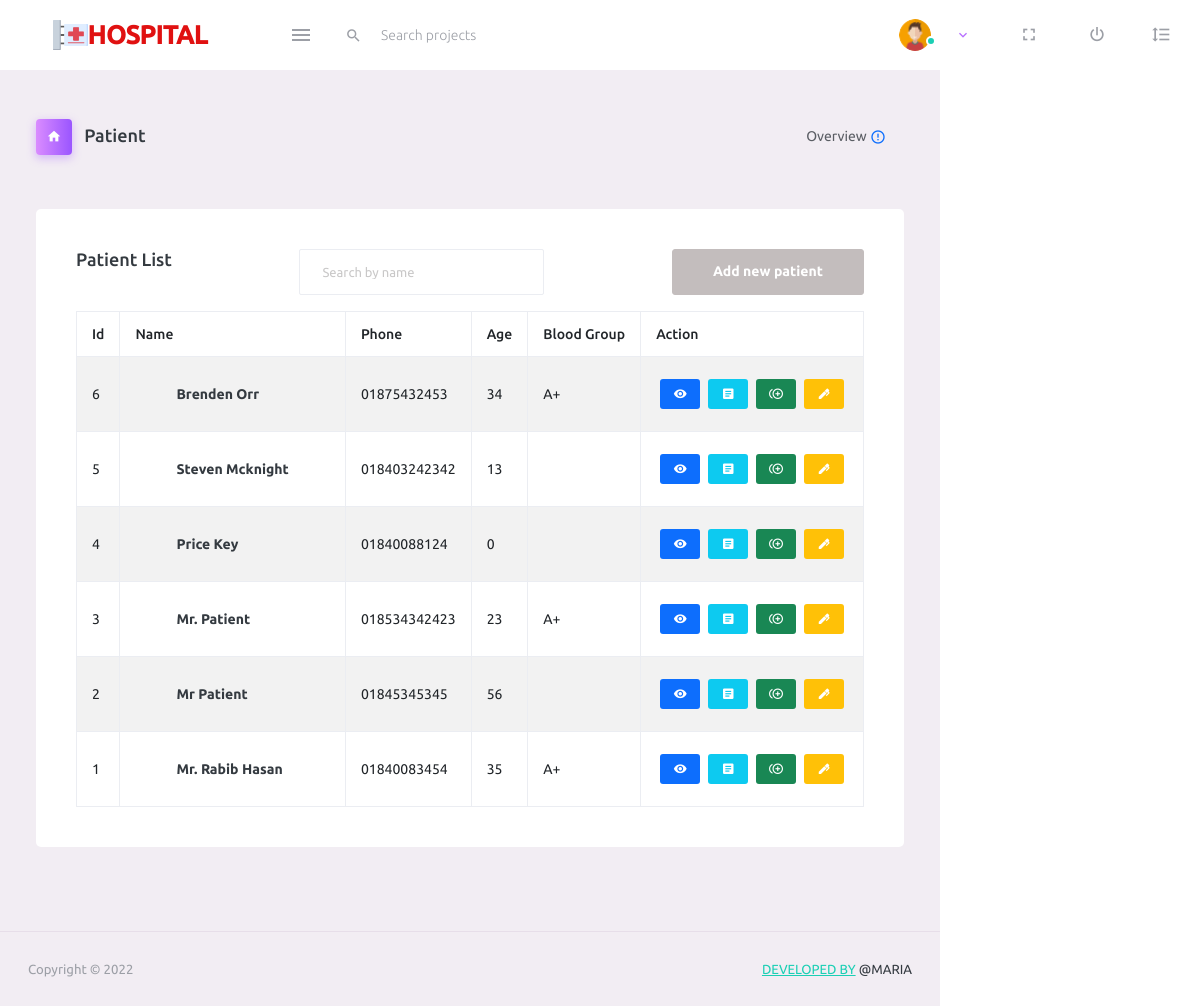
/pages/allpatient.php (signed in), run on the app's committed database.
### tables this page shows
CREATE TABLE `patient` (
  `id` int(11) NOT NULL,
  `name` varchar(40) NOT NULL,
  `father_or_husband_name` varchar(40) DEFAULT NULL,
  `mother_name` varchar(40) DEFAULT NULL,
  `religious` varchar(10) DEFAULT NULL,
  `nid` varchar(40) DEFAULT NULL,
  `blood_group` varchar(10) DEFAULT NULL,
  `nationality` varchar(20) DEFAULT NULL,
  `marital_status` enum('MARRIED','UNMARRIED','OTHERS') DEFAULT 'UNMARRIED',
  `phone` varchar(13) NOT NULL,
  `gender` varchar(10) NOT NULL,
  `age` varchar(3) NOT NULL,
  `relagius` varchar(10) DEFAULT NULL,
  `weight` int(11) DEFAULT NULL,
  `present_address` varchar(255) DEFAULT NULL,
  `permanent_address` varchar(255) DEFAULT NULL,
  `created_at` timestamp NOT NULL DEFAULT current_timestamp(),
  `created_by` int(11) DEFAULT NULL,
  `modified_at` timestamp NOT NULL DEFAULT '0000-00-00 00:00:00',
  `modified_by` int(11) DEFAULT NULL,
  `status` int(11) NOT NULL DEFAULT 1
);

### config.php (called while the page is built, shortened)
<?php
$baseurl = 'http://localhost:8080/';
?>

### lib/Crud.php (called while the page is built, shortened)
<?php
require_once('../config.php');
class Crud {
    public $connect;
    function __construct()
    {
        $this->connect = new mysqli(HOST,USER,PASS,DB_NAME);
    }
function find($singleSelect){
    $selectdata=$error=$msg=false;
    $numrows=0;
    $getdata=$this->connect->query($singleSelect);
            if($getdata){
            if($getdata->num_rows > 0){
                    while($singleData = $getdata->fetch_assoc()){
                        $data[] = $singleData;
                    }
                $selectdata=$data;
                $numrows=$getdata->num_rows;
                $msg="data found";
            }else{
                $msg="No data found";
                $error=$this->connect->error;
            }
        }else {
            $error=$this->connect->error;
        }
        return array("msg"=>$msg,"error"=>$error,"singledata"=>$selectdata,"numrows"=>$numrows);
}
}
?>

### pages/allpatient.php (the view, shortened to what this page needs)
<?php
require_once('../lib/Crud.php');
require_once('../include/header.php');
$mysqli = new Crud();
?>
<div class="container-scroller">
    <?php
        require_once('../include/navbar.php');
      ?>
    <div class="container-fluid page-body-wrapper">
        <div class="main-panel">
            <div class="content-wrapper">
                <div class="page-header">
                    <h3 class="page-title">
                        <span class="page-title-icon bg-gradient-primary text-white me-2">
                            <i class="mdi mdi-home"></i>
                        </span> Patient
                    </h3>
                    <nav aria-label="breadcrumb">
                        <ul class="breadcrumb">
                            <li class="breadcrumb-item active" aria-current="page">
                                <span></span>Overview <i
                                    class="mdi mdi-alert-circle-outline icon-sm text-primary align-middle"></i>
                            </li>
                        </ul>
                    </nav>
                </div>
                <?php
$allPatient = $mysqli->find("SELECT * FROM patient order by created_at DESC");
$patient = $allPatient["singledata"];
?>
                <div class="row mt-5" id="created_at">
                    <div class="col-12 grid-margin">
                        <div class="card">
                            <div class="card-body">
                                <div class="d-flex justify-content-between">
                                    <h4 class="card-title">Patient List</h4>
                                    <div class="search d-flex">
                                        <input type="text" class="form-control" placeholder="Search by name">
                                    </div>
                                    <a href="<?=$baseurl ?>/pages/patient.php"
                                        class="btn btn-secondary text-white font-weight-bold text-decoration-none">
                                        Add new patient
                                    </a>
                                </div>
                                <div class="table-responsive mt-3">
                                    <table class="table table-hover table-bordered table-striped">
                                        <thead>
                                            <tr>
                                                <th> Id </th>
                                                <th> Name</th>
                                                <th> Phone </th>
                                                <th> Age </th>
                                                <th> Blood Group </th>
                                                <th colspan="2"> Action </th>
                                            </tr>
                                        </thead>
                                        <tbody>
                                            <?php
                          if($allPatient['numrows'] > 0 ){
                          foreach ($patient as $p){?>
                                            <tr>
                                                <td><?= $p['id'] ?></td>
                                                <td>
                                                    <a class="btn"
                                                        href="<?=$baseurl ?>/pages/profile.php?patientid=<?= $p['id'] ?>">
                                                        <?= $p['name']?>
                                                    </a>
                                                </td>
                                                <td><?= $p['phone']?></td>
                                                <td><?= $p['age']?></td>
                                                <td>
                                                    <?= $p['blood_group']?>
                                                </td>
                                                <td>
                                                    <span class="d-flex justify-content-center">
                                                        <a title="Details"
                                                            href="<?= $baseurl ?>/pages/profile.php?patientid=<?= $p['id'] ?>"
                                                            class="btn-sm bg-primary text-white text-decoration-none m-1">
                                                            <i class=" mdi mdi-eye"></i>
                                                        </a>
                                                        <a title="Prescription"
                                                            href="<?= $baseurl ?>/pages/prescription.php?presid=<?= $p['id'] ?>"
                                                            class="btn-sm bg-info text-decoration-none text-white m-1">
                                                            <i class=" mdi mdi-file-document-box "></i>
                                                        </a>
                                                        <a title="Prescription"
                                                            href="<?= $baseurl ?>/pages/patient.php?phn=<?= $p['phone'] ?>"
                                                            class="btn-sm bg-success text-decoration-none text-white m-1">
                                                            <i class="mdi mdi-plus-circle-multiple-outline"></i>
                                                        </a>
                                                        <a title="Edit"
                                                            href="<?= $baseurl ?>/pages/editpatient.php?patientId=<?= $p['id'] ?>"
                                                            class="btn-sm bg-warning text-decoration-none text-white m-1">
                                                            <i class="mdi mdi-pen"></i>
                                                        </a>
                                                    </span>
                                                </td>
                                            </tr>
                                            <?php }}else{?>
                                            <tr>
                                                <td colspan="5">No Data Found</td>
                                            </tr>
                                            <?php } ?>
                                        </tbody>
                                    </table>
                                </div>
                            </div>
                        </div>
                    </div>
                </div>
            </div>
            <?php require_once('../include/footer.php') ?>

### include/header.php (shortened to what this page needs)
<?php
require_once('../config.php');
  if(isset($_SESSION['userdata'])){
    $usr = $_SESSION['userdata'];
  }
?>
<!DOCTYPE html>
<html lang="en">
  <head>
    <link rel="stylesheet" href="../assets/vendors/mdi/css/materialdesignicons.min.css">
    <link rel="stylesheet" href="../assets/vendors/css/vendor.bundle.base.css">
    <link rel="stylesheet" href="../assets/css/style.css" type="text/css">
    <link rel="stylesheet" href="../assets/css/app.css" type="text/css">
  </head>
  <body>

### include/navbar.php (shortened to what this page needs)
<nav class="navbar default-layout-navbar col-lg-12 col-12 p-0 fixed-top d-flex flex-row">
        <div class="text-center navbar-brand-wrapper d-flex align-items-center justify-content-center">
          <a class=" d-flex p-4 m-2 text-center text-decoration-none" href="<?=$baseurl?>">
            <img src="../assets/images/hospital-sign.png" alt="logo"  width="50px"  class="mt-2" style="width: 35px;height:30px"/>
            <h1 class="pt-2" style="font-weight:bolder;font-size:1.6rem; color:#e01111;">HOSPITAL</h1>
          </a>
        </div>
        <div class="navbar-menu-wrapper d-flex align-items-stretch">
          <button class="navbar-toggler navbar-toggler align-self-center" type="button" data-toggle="minimize">
            <span class="mdi mdi-menu"></span>
          </button>
          <div class="search-field d-none d-md-block">
            <form class="d-flex align-items-center h-100" action="#">
              <div class="input-group">
                <div class="input-group-prepend bg-transparent">
                  <i class="input-group-text border-0 mdi mdi-magnify"></i>
                </div>
                <input type="text" class="form-control bg-transparent border-0" placeholder="Search projects">
              </div>
            </form>
          </div>
          <ul class="navbar-nav navbar-nav-right">
            <li class="nav-item nav-profile dropdown">
              <a class="nav-link dropdown-toggle" id="profileDropdown" href="#" data-bs-toggle="dropdown" aria-expanded="false">
                <div class="nav-profile-img">
                <?php if($usr['avatar']!== null){ ?>
                <img src="../assets/images/avatar/<?= $usr['avatar'] ?>"  alt="" width="100px"/>
                <?php }else{  ?>
                  <img src="../assets/images/faces-clipart/pic-4.png"  alt="" width="100px"/>
                    <?php } ?>
                  <span class="availability-status online"></span>
                </div>
              </a>
            </li>
            <li class="nav-item d-none d-lg-block full-screen-link">
              <a class="nav-link">
                <i class="mdi mdi-fullscreen" id="fullscreen-button"></i>
              </a>
            </li>
            <li class="nav-item nav-logout d-none d-lg-block">
              <a class="nav-link" href="<?= $baseurl ?>/include/signout.php">
                <i class="mdi mdi-power"></i>
              </a>
            </li>
            <li class="nav-item nav-settings d-none d-lg-block">
              <a class="nav-link" href="#">
                <i class="mdi mdi-format-line-spacing"></i>
              </a>
            </li>
          </ul>
        </div>
      </nav>

### include/footer.php (shortened to what this page needs)
<footer class="footer">
    <div class="container-fluid d-flex justify-content-between">
        <span class="text-muted d-block text-center text-sm-start d-sm-inline-block">Copyright © 2022</span>
        <span class="float-none float-sm-end mt-1 mt-sm-0 text-end"> <a href="#" target="_blank">DEVELOPED BY</a>
            @MARIA</span>
    </div>
</footer>
</div>
</div>
</div>
</body>
</html>

### data on the page
patient: id "6", name "Brenden Orr", phone "01875432453", age "34", blood_group "A+"
patient: id "5", name "Steven Mcknight", phone "018403242342", age "13"
patient: id "4", name "Price Key", phone "01840088124", age "0"
patient: id "3", name "Mr. Patient", phone "018534342423", age "23", blood_group "A+"
patient: id "2", name "Mr Patient", phone "01845345345", age "56"
patient: id "1", name "Mr. Rabib Hasan", phone "01840083454", age "35", blood_group "A+"
